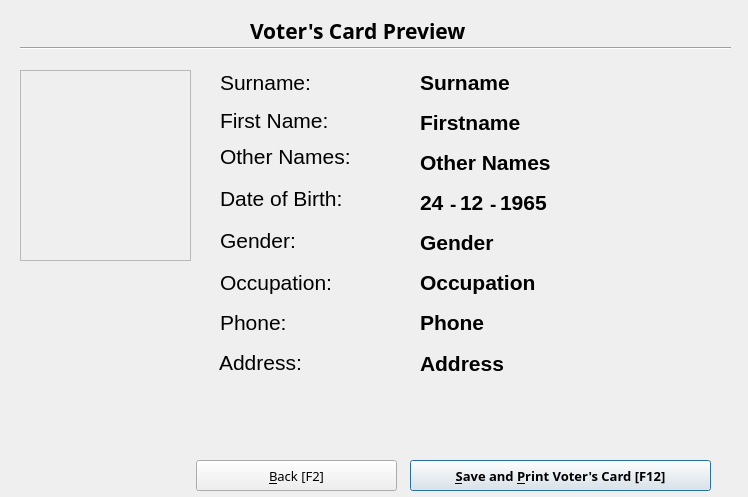
<?xml version="1.0" encoding="UTF-8"?>
<ui version="4.0">
 <class>PreviewDialog</class>
 <widget class="QDialog" name="PreviewDialog">
  <property name="geometry">
   <rect>
    <x>0</x>
    <y>0</y>
    <width>748</width>
    <height>497</height>
   </rect>
  </property>
  <property name="windowTitle">
   <string>Dialog</string>
  </property>
  <widget class="QLabel" name="label">
   <property name="geometry">
    <rect>
     <x>250</x>
     <y>10</y>
     <width>261</width>
     <height>41</height>
    </rect>
   </property>
   <property name="font">
    <font>
     <family>Lucida Sans</family>
     <pointsize>16</pointsize>
     <weight>75</weight>
     <bold>true</bold>
    </font>
   </property>
   <property name="text">
    <string>Voter's Card Preview </string>
   </property>
  </widget>
  <widget class="QLabel" name="lblPhotoFront">
   <property name="geometry">
    <rect>
     <x>20</x>
     <y>70</y>
     <width>171</width>
     <height>191</height>
    </rect>
   </property>
   <property name="frameShape">
    <enum>QFrame::StyledPanel</enum>
   </property>
   <property name="midLineWidth">
    <number>1</number>
   </property>
   <property name="text">
    <string/>
   </property>
   <property name="pixmap">
    <pixmap>photos/selected_photox.jpg</pixmap>
   </property>
   <property name="scaledContents">
    <bool>true</bool>
   </property>
  </widget>
  <widget class="QLabel" name="label_7">
   <property name="geometry">
    <rect>
     <x>220</x>
     <y>310</y>
     <width>68</width>
     <height>25</height>
    </rect>
   </property>
   <property name="font">
    <font>
     <family>Arial</family>
     <pointsize>16</pointsize>
    </font>
   </property>
   <property name="text">
    <string>Phone:</string>
   </property>
  </widget>
  <widget class="QLabel" name="label_5">
   <property name="geometry">
    <rect>
     <x>220</x>
     <y>228</y>
     <width>78</width>
     <height>25</height>
    </rect>
   </property>
   <property name="font">
    <font>
     <family>Arial</family>
     <pointsize>16</pointsize>
    </font>
   </property>
   <property name="text">
    <string>Gender:</string>
   </property>
  </widget>
  <widget class="QLabel" name="label_4">
   <property name="geometry">
    <rect>
     <x>219</x>
     <y>350</y>
     <width>85</width>
     <height>25</height>
    </rect>
   </property>
   <property name="font">
    <font>
     <family>Arial</family>
     <pointsize>16</pointsize>
    </font>
   </property>
   <property name="text">
    <string>Address:</string>
   </property>
  </widget>
  <widget class="QLabel" name="label_6">
   <property name="geometry">
    <rect>
     <x>220</x>
     <y>186</y>
     <width>125</width>
     <height>25</height>
    </rect>
   </property>
   <property name="font">
    <font>
     <family>Arial</family>
     <pointsize>16</pointsize>
    </font>
   </property>
   <property name="text">
    <string>Date of Birth:</string>
   </property>
  </widget>
  <widget class="QLabel" name="label_25">
   <property name="geometry">
    <rect>
     <x>220</x>
     <y>270</y>
     <width>131</width>
     <height>25</height>
    </rect>
   </property>
   <property name="font">
    <font>
     <family>Arial</family>
     <pointsize>16</pointsize>
    </font>
   </property>
   <property name="text">
    <string>Occupation:</string>
   </property>
  </widget>
  <widget class="QLabel" name="label_8">
   <property name="geometry">
    <rect>
     <x>220</x>
     <y>108</y>
     <width>111</width>
     <height>25</height>
    </rect>
   </property>
   <property name="font">
    <font>
     <family>Arial</family>
     <pointsize>16</pointsize>
    </font>
   </property>
   <property name="text">
    <string>First Name:</string>
   </property>
  </widget>
  <widget class="QLabel" name="label_9">
   <property name="geometry">
    <rect>
     <x>220</x>
     <y>144</y>
     <width>134</width>
     <height>25</height>
    </rect>
   </property>
   <property name="font">
    <font>
     <family>Arial</family>
     <pointsize>16</pointsize>
    </font>
   </property>
   <property name="text">
    <string>Other Names:</string>
   </property>
  </widget>
  <widget class="QLabel" name="label_10">
   <property name="geometry">
    <rect>
     <x>220</x>
     <y>70</y>
     <width>93</width>
     <height>25</height>
    </rect>
   </property>
   <property name="font">
    <font>
     <family>Arial</family>
     <pointsize>16</pointsize>
    </font>
   </property>
   <property name="text">
    <string>Surname:</string>
   </property>
  </widget>
  <widget class="Line" name="line">
   <property name="geometry">
    <rect>
     <x>20</x>
     <y>40</y>
     <width>711</width>
     <height>16</height>
    </rect>
   </property>
   <property name="orientation">
    <enum>Qt::Horizontal</enum>
   </property>
  </widget>
  <widget class="QLabel" name="lblLastName">
   <property name="geometry">
    <rect>
     <x>420</x>
     <y>70</y>
     <width>351</width>
     <height>25</height>
    </rect>
   </property>
   <property name="font">
    <font>
     <family>Arial</family>
     <pointsize>16</pointsize>
     <weight>75</weight>
     <bold>true</bold>
    </font>
   </property>
   <property name="text">
    <string>Surname</string>
   </property>
  </widget>
  <widget class="QLabel" name="lblFirstName">
   <property name="geometry">
    <rect>
     <x>420</x>
     <y>110</y>
     <width>321</width>
     <height>25</height>
    </rect>
   </property>
   <property name="font">
    <font>
     <family>Arial</family>
     <pointsize>16</pointsize>
     <weight>75</weight>
     <bold>true</bold>
    </font>
   </property>
   <property name="text">
    <string>Firstname</string>
   </property>
  </widget>
  <widget class="QLabel" name="lblOccupation">
   <property name="geometry">
    <rect>
     <x>420</x>
     <y>270</y>
     <width>321</width>
     <height>25</height>
    </rect>
   </property>
   <property name="font">
    <font>
     <family>Arial</family>
     <pointsize>16</pointsize>
     <weight>75</weight>
     <bold>true</bold>
    </font>
   </property>
   <property name="text">
    <string>Occupation</string>
   </property>
  </widget>
  <widget class="QLabel" name="lblMiddleName">
   <property name="geometry">
    <rect>
     <x>420</x>
     <y>150</y>
     <width>321</width>
     <height>25</height>
    </rect>
   </property>
   <property name="font">
    <font>
     <family>Arial</family>
     <pointsize>16</pointsize>
     <weight>75</weight>
     <bold>true</bold>
    </font>
   </property>
   <property name="text">
    <string>Other Names</string>
   </property>
  </widget>
  <widget class="QLabel" name="lblDobDay">
   <property name="geometry">
    <rect>
     <x>420</x>
     <y>190</y>
     <width>51</width>
     <height>25</height>
    </rect>
   </property>
   <property name="font">
    <font>
     <family>Arial</family>
     <pointsize>16</pointsize>
     <weight>75</weight>
     <bold>true</bold>
    </font>
   </property>
   <property name="text">
    <string>24</string>
   </property>
  </widget>
  <widget class="QLabel" name="lblGender">
   <property name="geometry">
    <rect>
     <x>420</x>
     <y>230</y>
     <width>321</width>
     <height>25</height>
    </rect>
   </property>
   <property name="font">
    <font>
     <family>Arial</family>
     <pointsize>16</pointsize>
     <weight>75</weight>
     <bold>true</bold>
    </font>
   </property>
   <property name="text">
    <string>Gender</string>
   </property>
  </widget>
  <widget class="QLabel" name="lblAddress">
   <property name="geometry">
    <rect>
     <x>420</x>
     <y>351</y>
     <width>321</width>
     <height>91</height>
    </rect>
   </property>
   <property name="font">
    <font>
     <family>Arial</family>
     <pointsize>16</pointsize>
     <weight>75</weight>
     <bold>true</bold>
    </font>
   </property>
   <property name="text">
    <string>Address</string>
   </property>
   <property name="alignment">
    <set>Qt::AlignLeading|Qt::AlignLeft|Qt::AlignTop</set>
   </property>
   <property name="wordWrap">
    <bool>true</bool>
   </property>
  </widget>
  <widget class="QLabel" name="lblDobMonth">
   <property name="geometry">
    <rect>
     <x>460</x>
     <y>190</y>
     <width>41</width>
     <height>25</height>
    </rect>
   </property>
   <property name="font">
    <font>
     <family>Arial</family>
     <pointsize>16</pointsize>
     <weight>75</weight>
     <bold>true</bold>
    </font>
   </property>
   <property name="text">
    <string>12</string>
   </property>
  </widget>
  <widget class="QLabel" name="lblDobYear">
   <property name="geometry">
    <rect>
     <x>500</x>
     <y>190</y>
     <width>51</width>
     <height>25</height>
    </rect>
   </property>
   <property name="font">
    <font>
     <family>Arial</family>
     <pointsize>16</pointsize>
     <weight>75</weight>
     <bold>true</bold>
    </font>
   </property>
   <property name="text">
    <string>1965</string>
   </property>
  </widget>
  <widget class="QLabel" name="lblMobile">
   <property name="geometry">
    <rect>
     <x>420</x>
     <y>310</y>
     <width>321</width>
     <height>25</height>
    </rect>
   </property>
   <property name="font">
    <font>
     <family>Arial</family>
     <pointsize>16</pointsize>
     <weight>75</weight>
     <bold>true</bold>
    </font>
   </property>
   <property name="text">
    <string>Phone</string>
   </property>
  </widget>
  <widget class="QLabel" name="label_3">
   <property name="geometry">
    <rect>
     <x>450</x>
     <y>196</y>
     <width>16</width>
     <height>16</height>
    </rect>
   </property>
   <property name="font">
    <font>
     <pointsize>14</pointsize>
     <weight>75</weight>
     <bold>true</bold>
    </font>
   </property>
   <property name="text">
    <string>-</string>
   </property>
  </widget>
  <widget class="QLabel" name="label_11">
   <property name="geometry">
    <rect>
     <x>490</x>
     <y>196</y>
     <width>16</width>
     <height>16</height>
    </rect>
   </property>
   <property name="font">
    <font>
     <pointsize>14</pointsize>
     <weight>75</weight>
     <bold>true</bold>
    </font>
   </property>
   <property name="text">
    <string>-</string>
   </property>
  </widget>
  <widget class="QPushButton" name="savePrintVCButton">
   <property name="geometry">
    <rect>
     <x>410</x>
     <y>460</y>
     <width>301</width>
     <height>31</height>
    </rect>
   </property>
   <property name="font">
    <font>
     <family>Lucida Sans</family>
     <pointsize>10</pointsize>
     <weight>75</weight>
     <bold>true</bold>
    </font>
   </property>
   <property name="text">
    <string>&amp;Save and &amp;Print Voter's Card [F12]</string>
   </property>
  </widget>
  <widget class="QPushButton" name="backButton">
   <property name="geometry">
    <rect>
     <x>196</x>
     <y>460</y>
     <width>201</width>
     <height>31</height>
    </rect>
   </property>
   <property name="font">
    <font>
     <family>Lucida Sans</family>
     <pointsize>10</pointsize>
     <weight>50</weight>
     <bold>false</bold>
    </font>
   </property>
   <property name="text">
    <string>&amp;Back [F2]</string>
   </property>
  </widget>
 </widget>
 <resources/>
 <connections>
  <connection>
   <sender>backButton</sender>
   <signal>clicked()</signal>
   <receiver>PreviewDialog</receiver>
   <slot>reject()</slot>
   <hints>
    <hint type="sourcelabel">
     <x>400</x>
     <y>475</y>
    </hint>
    <hint type="destinationlabel">
     <x>373</x>
     <y>248</y>
    </hint>
   </hints>
  </connection>
 </connections>
</ui>
